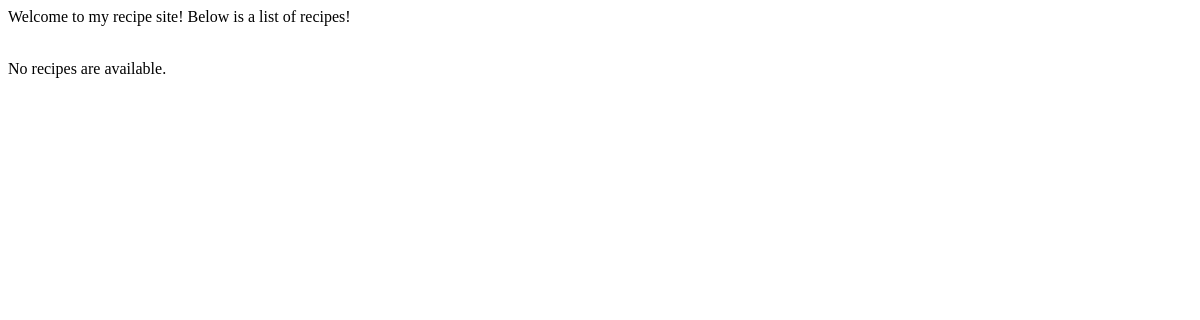
/recipe_app/, run on an earlier commit of the app's database.
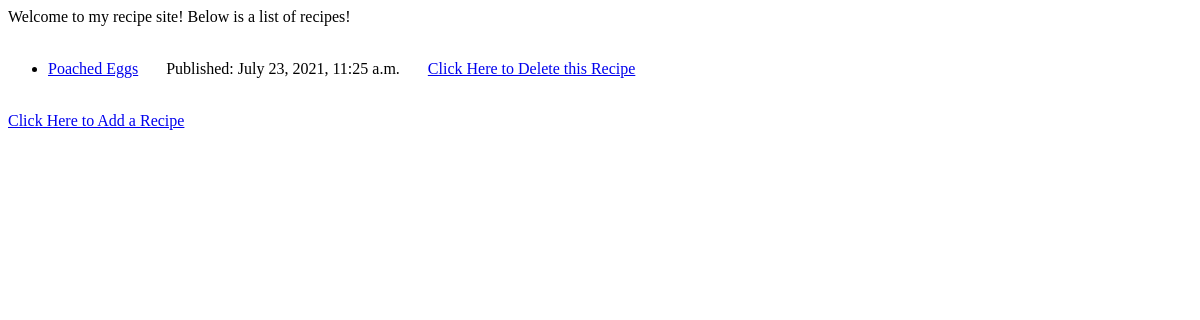
And on a later commit of the database.
### recipe_app/models.py (models this page shows, shortened)
class Recipe(models.Model):
    recipe_name = models.CharField(max_length=200)
    pub_date= models.DateTimeField('date published')

### recipe_app/views.py (the view)
# urls.py: path('', views.index, name='index'),
def index(request):
    latest_recipe_list = Recipe.objects.order_by('-pub_date')
    template = loader.get_template('recipe_app/index.html')
    context = {
        'latest_recipe_list': latest_recipe_list,
        }
    return HttpResponse("Welcome to my recipe site! Below is a list of recipes! <br> <br>" + template.render(context, request))

### recipe_app/templates/recipe_app/index.html (shortened to what this page needs)
{% if latest_recipe_list %}
    <ul>
    {% for recipe in latest_recipe_list %}
        <li><a href="{% url 'recipe_app:recipe_page' recipe.id %}">{{ recipe.recipe_name }}</a>
        &nbsp;&nbsp;&nbsp;&nbsp;&nbsp;
        Published: {{ recipe.pub_date }}
        <a href="{% url 'recipe_app:delete_recipe' recipe.id %}"> Click Here to Delete this Recipe </a></li>
    {% endfor %}
    </ul>
    <a href="/recipe_app/add"> Click Here to Add a Recipe </a>
{% else %}
    <p>No recipes are available.</p>
{% endif %}

What changed in the data, as far as the page shows it:
added Recipe: recipe_name "Poached Eggs", pub_date "July 23, 2021, 11:25 a.m."
Also different on the page:
text no longer shown: "No recipes are available."
text now shown: "Click Here to Add a Recipe"
